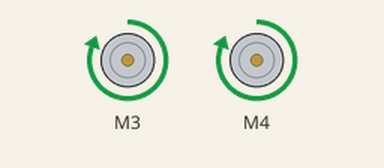
This sketch was run on a simulated Arduino Uno, built with avr-gcc and run on an emulated ATmega328P. Shown: 2 × DC motor (green arrow = forward, orange = backward, longer = faster). What the sketch prints to the serial monitor is not drawn.

Above: at 0.1 s.
Timing chart, 0 to 1.6 s (numbered marks = the images above):
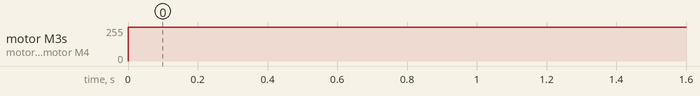

The sketch:

motor_testing.ino
```cpp
#include <Wire.h>  //include Motor Liraries
#include <Adafruit_MotorShield.h>
#include "utility/Adafruit_PWMServoDriver.h"

Adafruit_MotorShield AFMS1 = Adafruit_MotorShield();  //create motor shield object
Adafruit_MotorShield AFMS2 = Adafruit_MotorShield();  //create motor shield object
Adafruit_DCMotor *Motor1 = AFMS1.getMotor(3); //set up motor in port 1
Adafruit_DCMotor *Motor2 = AFMS2.getMotor(4); //set up motor 2

int speed = 255;


void setup()
{
  AFMS1.begin();
  AFMS2.begin();
  Motor1->setSpeed(speed);
  Motor2->setSpeed(speed);
  Motor1->run(FORWARD);
  Motor2->run(FORWARD);
  Serial.begin(9600);
}

void loop()
{
  Serial.println('hey');
}
```

Measured:
- by itself, motor M3, motor M4: stopped → forward 255/255 at 0.00 s
